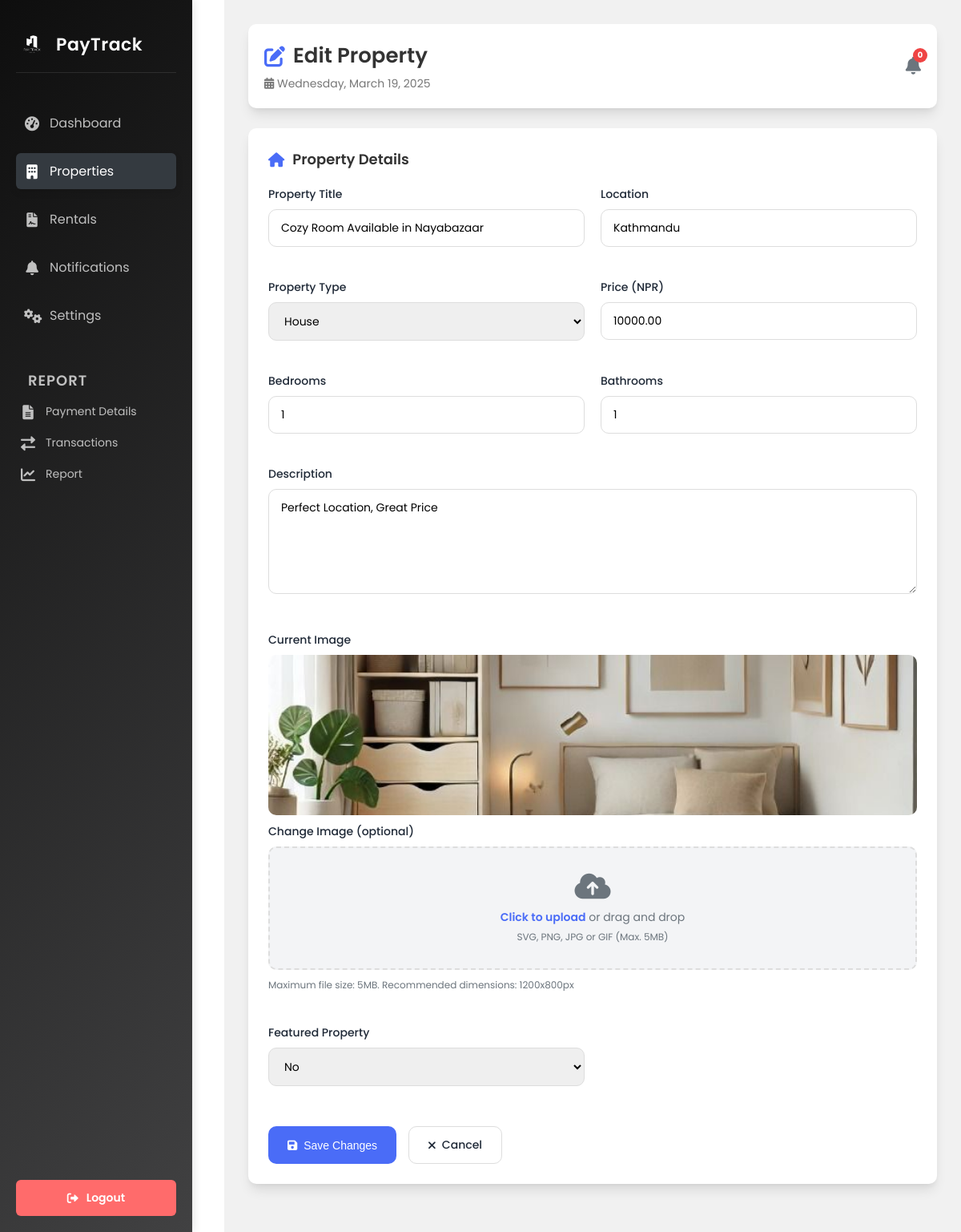
The app's page /my-properties/edit/3/ (signed in) with its own data.
### user/models.py (models this page shows, shortened)
class Property(models.Model):
    PROPERTY_TYPES = [
        ('house', 'House'),
        ('apartment', 'Apartment'),
        ('villa', 'Villa'),
        ('land', 'Land'),
    ]
    homeowner = models.ForeignKey(
        settings.AUTH_USER_MODEL,
        on_delete=models.CASCADE,
        related_name='properties',
        null=True,  # Make it nullable temporarily
        blank=True  # Allow it to be blank temporarily
    )
    title = models.CharField(max_length=200, default="Unnamed Property")
    location = models.CharField(max_length=200, default="Unknown Location")
    property_type = models.CharField(max_length=20, choices=PROPERTY_TYPES, default='house')
    price = models.DecimalField(max_digits=10, decimal_places=2, default=0.00)
    bedrooms = models.IntegerField(null=True, blank=True, default=1)
    bathrooms = models.IntegerField(null=True, blank=True, default=1)
    description = models.TextField(default="No description available.")
    image = models.ImageField(upload_to='properties/', default='default_property.jpg')
    featured = models.BooleanField(default=False)

### user/views.py (the view, shortened to what this page needs)
# urls.py: path('my-properties/edit/<int:property_id>/', views.edit_property, name='edit_property'),
@login_required
def edit_property(request, property_id):
    property = get_object_or_404(Property, id=property_id, homeowner=request.user)
    return render(request, 'user/edit_property.html', {'property': property})

### user/templates/user/edit_property.html (shortened to what this page needs)
{% block content %}
<!DOCTYPE html>
<html lang="en">
<head>
  {% load static %}
  <link rel="stylesheet" href="{% static 'css/dashboard.css' %}">
  <link href="https://cdnjs.cloudflare.com/ajax/libs/font-awesome/6.0.0-beta3/css/all.min.css" rel="stylesheet">
</head>
<body>
  <div class="dashboard-container">
    <aside class="sidebar">
      <div class="logo-container">
        <img src="{% static 'images/logo.png' %}" alt="PayTrack Logo" class="logo">
        <span>PayTrack</span>
      </div>
      <nav class="menu">
        <ul>
          <li><a href="{% url 'dashboard' %}"><i class="fas fa-tachometer-alt"></i> <span>Dashboard</span></a></li>
          <li class="active"><a href="{% url 'property_list' %}"><i class="fas fa-building"></i> <span>Properties</span></a></li>
          <li><a href="{% url 'booking_list' %}"><i class="fas fa-file-contract"></i> <span>Rentals</span></a></li>
          <li><a href="{% url 'notifications' %}"><i class="fas fa-bell"></i> <span>Notifications</span></a></li>
          <li><a href="{% url 'settings' %}"><i class="fas fa-cogs"></i> <span>Settings</span></a></li>
        </ul>
      </nav>
      <div class="report">
        <h4>Report</h4>
        <ul>
          <li><a href="{% url 'payment_details' %}"><i class="fas fa-file-alt"></i> <span>Payment Details</span></a></li>
          <li><a href="{% url 'transactions' %}"><i class="fas fa-exchange-alt"></i> <span>Transactions</span></a></li>
          <li><a href="{% url 'report' %}"><i class="fas fa-chart-line"></i> <span>Report</span></a></li>
        </ul>
      </div>
      <button class="logout" onclick="window.location.href='{% url 'logout' %}'">
        <i class="fas fa-sign-out-alt"></i> <span>Logout</span>
      </button>
    </aside>
    <main class="main-content">
      <header class="header">
        <div class="header-content">
          <h1><i class="fas fa-edit"></i> Edit Property</h1>
          <p class="date" id="currentDateTime"> Loading...</p>
        </div>
        <div class="notification">
          <i class="fas fa-bell"></i>
          <span class="notification-badge">0</span>
        </div>
      </header>
      <section class="form-section">
        <div class="section-header">
          <h2><i class="fas fa-home"></i> Property Details</h2>
        </div>
        <div class="form-container">
          <form method="post" enctype="multipart/form-data">
            <div class="form-grid">
              <div class="form-group">
                <label for="title">Property Title</label>
                <input type="text" id="title" name="title" value="{{ property.title }}" required>
              </div>
              <div class="form-group">
                <label for="location">Location</label>
                <input type="text" id="location" name="location" value="{{ property.location }}" required>
              </div>
              <div class="form-group">
                <label for="property_type">Property Type</label>
                <select id="property_type" name="property_type" required>
                  <option value="house" {% if property.property_type == 'house' %}selected{% endif %}>House</option>
                </select>
              </div>
              <div class="form-group">
                <label for="price">Price (NPR)</label>
                <input type="number" id="price" name="price" value="{{ property.price }}" step="0.01" min="0" required>
              </div>
              <div class="form-group">
                <label for="bedrooms">Bedrooms</label>
                <input type="number" id="bedrooms" name="bedrooms" value="{{ property.bedrooms }}" min="0">
              </div>
              <div class="form-group">
                <label for="bathrooms">Bathrooms</label>
                <input type="number" id="bathrooms" name="bathrooms" value="{{ property.bathrooms }}" min="0">
              </div>
              <div class="form-group full-width">
                <label for="description">Description</label>
                <textarea id="description" name="description" rows="5">{{ property.description }}</textarea>
              </div>
              <div class="form-group full-width">
                <label>Current Image</label>
                <div class="image-preview-container">
                  <img src="{{ property.image.url }}" alt="{{ property.title }}" class="image-preview">
                </div>
                <label for="image">Change Image (optional)</label>
                <div class="upload-area" onclick="document.getElementById('image').click()">
                  <i class="fas fa-cloud-upload-alt upload-icon"></i>
                  <p class="upload-text"><span>Click to upload</span> or drag and drop</p>
                  <p class="upload-hint">SVG, PNG, JPG or GIF (Max. 5MB)</p>
                </div>
                <p class="upload-hint" style="margin-top: 10px;">Maximum file size: 5MB. Recommended dimensions: 1200x800px</p>
              </div>
              <div class="form-group">
                <label for="featured">Featured Property</label>
                <select id="featured" name="featured">
                  <option value="false" {% if not property.featured %}selected{% endif %}>No</option>
                </select>
              </div>
            </div>
            <div class="form-actions">
              <button type="submit" class="btn-primary">
                <i class="fas fa-save"></i> Save Changes
              </button>
              <a href="{% url 'property_list' %}" class="btn-secondary">
                <i class="fas fa-times"></i> Cancel
              </a>
            </div>
          </form>
        </div>
      </section>
    </main>
  </div>
</body>
</html>
{% endblock %}

### user/static/css/dashboard.css (style rules this page uses)
* { margin: 0; padding: 0; box-sizing: border-box; }
body { font-family: 'Poppins', sans-serif; background-color: #f8f9fa; color: #333; display: flex; justify-content: center; align-items: center; min-height: 100vh; overflow-x: hidden; }
.dashboard-container { display: flex; width: 100%; max-width: 100%; height: 100vh; background-color: #fff; overflow: hidden; }
.sidebar { width: 250px; background-color: #15161d; color: white; display: flex; flex-direction: column; justify-content: space-between; padding: 20px; transition: width 0.3s ease; }
.sidebar .logo-container { display: flex; align-items: center; gap: 10px; margin-bottom: 40px; }
.sidebar .logo-container .logo { width: 40px; height: auto; filter: brightness(0) invert(1); }
.sidebar .logo-container span { font-size: 22px; font-weight: 600; color: white; }
.sidebar .menu ul { list-style: none; padding: 0; margin: 0; }
.sidebar .menu ul li { font-size: 16px; color: #c0c0c0; margin-bottom: 15px; padding: 10px; border-radius: 6px; cursor: pointer; transition: background-color 0.3s ease, color 0.3s ease; }
.sidebar .menu ul li.active, .sidebar .menu ul li:hover { background-color: #343a40; color: white; }
.sidebar .report h4 { font-size: 18px; font-weight: 600; margin-bottom: 10px; color: #c0c0c0; }
.sidebar .report ul { list-style: none; padding: 0; margin: 0; }
.sidebar .report ul li { font-size: 14px; color: #c0c0c0; margin-bottom: 8px; cursor: pointer; padding: 5px; transition: background-color 0.3s ease, color 0.3s ease; }
.sidebar .logout { margin-top: auto; background-color: #ff6b6b; border: none; color: white; font-size: 14px; font-weight: 600; border-radius: 6px; padding: 12px; cursor: pointer; transition: background-color 0.3s ease; }
.main-content { flex: 1; padding: 30px; overflow-y: auto; background-color: #f1f1f1; }
.header { display: flex; justify-content: space-between; align-items: center; margin-bottom: 30px; }
.header .header-content h1 { font-size: 26px; font-weight: 600; }
.header .header-content .date { font-size: 14px; color: #777; margin-top: 5px; }
.header .notification { font-size: 20px; color: #777; cursor: pointer; transition: color 0.3s ease; }

### records on screen
Property: title "Cozy Room Available in Nayabazaar", location "Kathmandu", property_type "House", price "10000.00", bedrooms "1", bathrooms "1", description "Perfect Location, Great Price", image (picture), featured "No"
